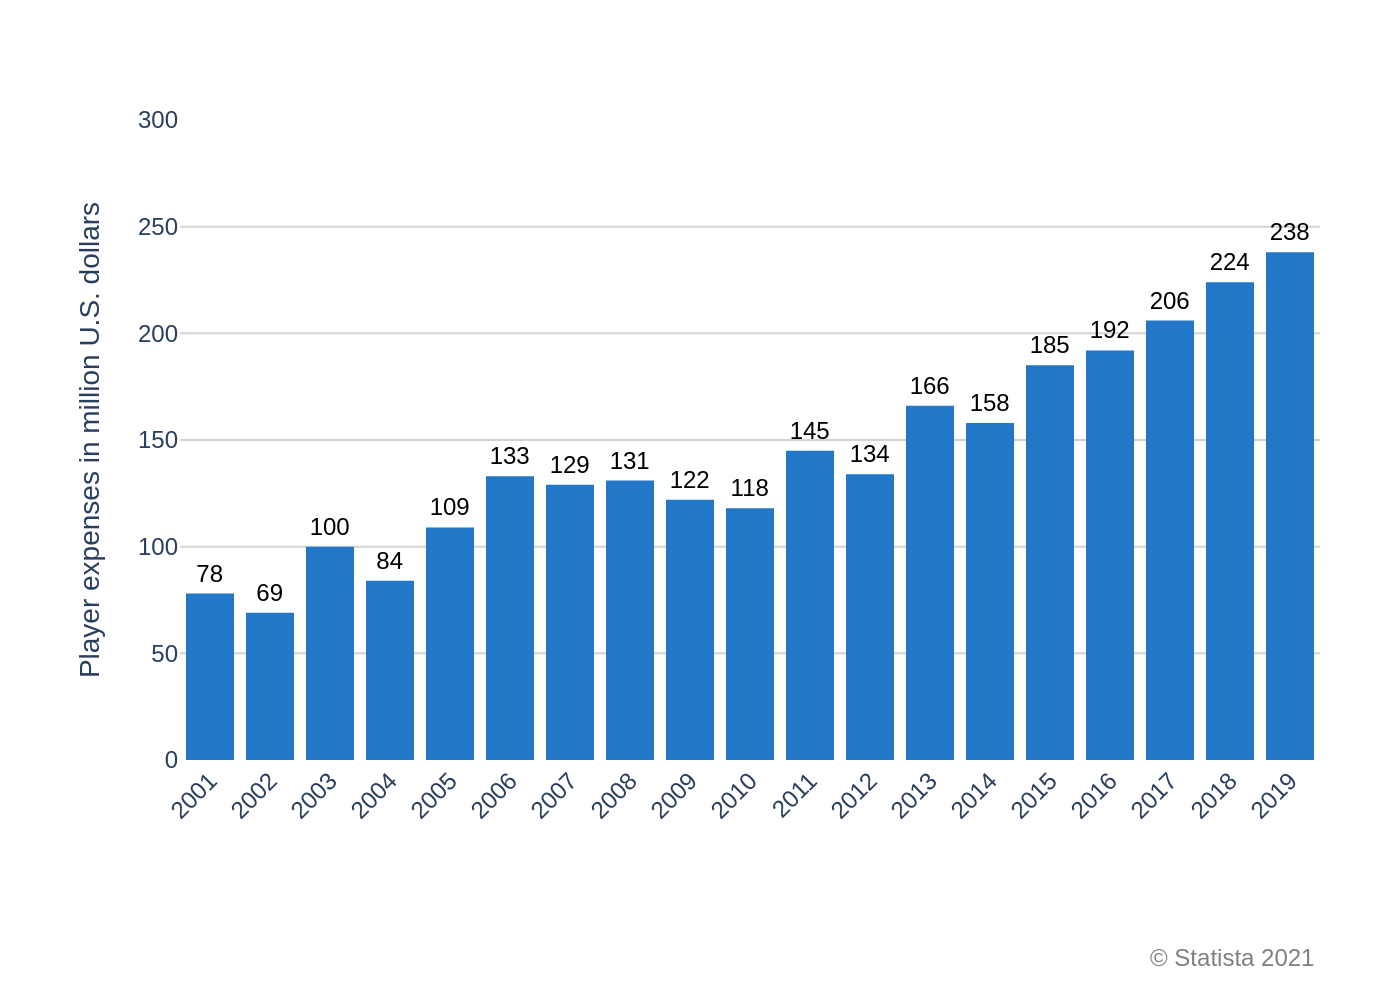

Write Python code to recreate this figure.
import sys
import json
import os
import plotly.graph_objects as go

# Ensure a JSON file path is provided as a command-line argument
if len(sys.argv) != 2:
    print("Usage: python recreate_chart.py <path_to_json_file>")
    sys.exit(1)

json_path = sys.argv[1]

# Read and parse the JSON data file
try:
    with open(json_path, 'r', encoding='utf-8') as f:
        chart_info = json.load(f)
except FileNotFoundError:
    print(f"Error: JSON file not found at {json_path}")
    sys.exit(1)
except json.JSONDecodeError:
    print(f"Error: Could not decode JSON from {json_path}")
    sys.exit(1)

# Extract data, texts, and colors from the loaded JSON
chart_data = chart_info.get('chart_data', [])
texts = chart_info.get('texts', {})
colors = chart_info.get('colors', [])

# Prepare data series for Plotly
categories = [item['category'] for item in chart_data]
values = [item['value'] for item in chart_data]

# Initialize the figure
fig = go.Figure()

# Add the bar trace to the figure
fig.add_trace(go.Bar(
    x=categories,
    y=values,
    text=values,
    textposition='outside',
    marker_color=colors[0] if colors else None,
    marker_line_width=0,
    textfont=dict(
        family="Arial",
        size=12,
        color="black"
    ),
    cliponaxis=False  # Allow text labels to be drawn outside the plot area
))

# Construct the combined title string from JSON data
title_text = texts.get('title')
subtitle_text = texts.get('subtitle')
full_title = ""
if title_text:
    full_title += f"<b>{title_text}</b>"
if subtitle_text:
    if full_title:
        full_title += "<br>"
    full_title += f"<sub>{subtitle_text}</sub>"

# Configure the chart layout
fig.update_layout(
    title=dict(
        text=full_title,
        x=0.05,
        xanchor='left'
    ),
    yaxis=dict(
        title=texts.get('y_axis_title'),
        range=[0, 300],
        dtick=50,
        showgrid=True,
        gridcolor='lightgray',
        zeroline=False
    ),
    xaxis=dict(
        title=texts.get('x_axis_title'),
        type='category',
        tickangle=-45
    ),
    font=dict(
        family="Arial"
    ),
    plot_bgcolor='white',
    paper_bgcolor='white',
    showlegend=False,
    margin=dict(l=90, r=40, t=60, b=120),
    annotations=[
        dict(
            text=texts.get('source'),
            showarrow=False,
            xref='paper',
            yref='paper',
            x=1.0,
            y=-0.28,
            xanchor='right',
            yanchor='top',
            align='right',
            font=dict(
                family="Arial",
                size=12,
                color="grey"
            )
        )
    ]
)

# Derive the output filename from the input JSON filename
base_filename = os.path.splitext(os.path.basename(json_path))[0]
output_filename = f"{base_filename}.png"

# Save the figure to a high-resolution PNG file
fig.write_image(output_filename, scale=2)

print(f"Chart saved to {output_filename}")
